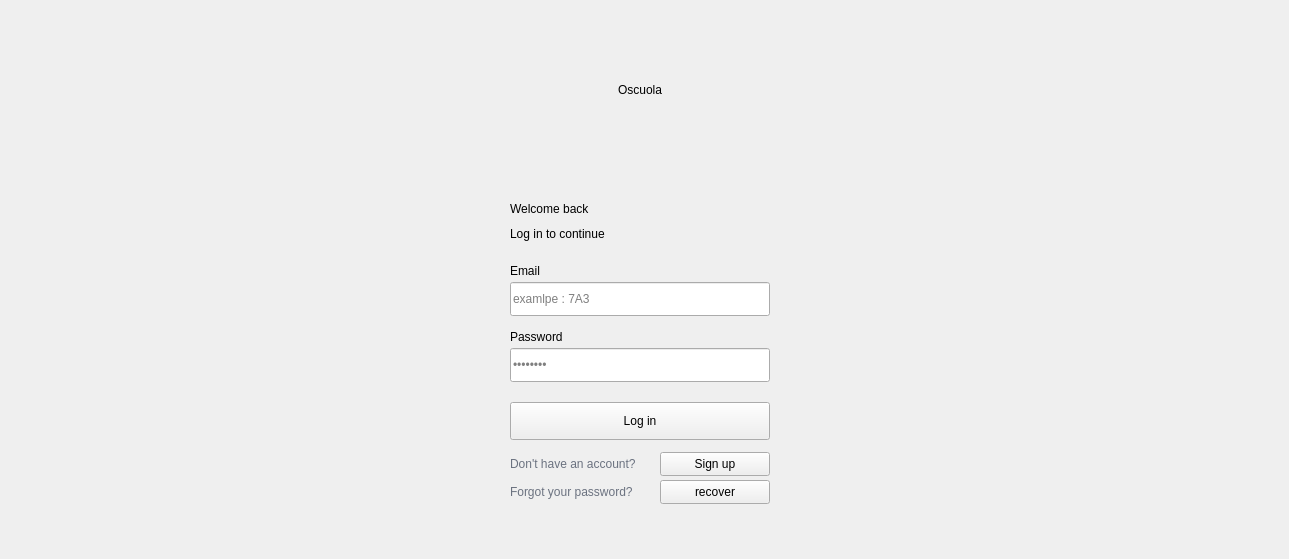
    <widget class="QWidget" name="login">
     <widget class="QLabel" name="app_title">
      <property name="geometry">
       <rect>
        <x>0</x>
        <y>60</y>
        <width>1280</width>
        <height>60</height>
       </rect>
      </property>
      <property name="text">
       <string>Oscuola</string>
      </property>
      <property name="alignment">
       <set>Qt::AlignmentFlag::AlignCenter</set>
      </property>
     </widget>
     <widget class="QFrame" name="login_card">
      <property name="geometry">
       <rect>
        <x>480</x>
        <y>170</y>
        <width>320</width>
        <height>371</height>
       </rect>
      </property>
      <widget class="QLabel" name="form_title">
       <property name="geometry">
        <rect>
         <x>30</x>
         <y>24</y>
         <width>260</width>
         <height>30</height>
        </rect>
       </property>
       <property name="text">
        <string>Welcome back</string>
       </property>
      </widget>
      <widget class="QLabel" name="form_subtitle">
       <property name="geometry">
        <rect>
         <x>30</x>
         <y>54</y>
         <width>260</width>
         <height>20</height>
        </rect>
       </property>
       <property name="text">
        <string>Log in to continue</string>
       </property>
      </widget>
      <widget class="QLabel" name="field_label_login_email">
       <property name="geometry">
        <rect>
         <x>30</x>
         <y>92</y>
         <width>120</width>
         <height>18</height>
        </rect>
       </property>
       <property name="text">
        <string>Email</string>
       </property>
      </widget>
      <widget class="QLineEdit" name="login_email">
       <property name="geometry">
        <rect>
         <x>30</x>
         <y>112</y>
         <width>260</width>
         <height>34</height>
        </rect>
       </property>
       <property name="placeholderText">
        <string>examlpe : 7A3</string>
       </property>
      </widget>
      <widget class="QLabel" name="field_label_login_password">
       <property name="geometry">
        <rect>
         <x>30</x>
         <y>158</y>
         <width>120</width>
         <height>18</height>
        </rect>
       </property>
       <property name="text">
        <string>Password</string>
       </property>
      </widget>
      <widget class="QLineEdit" name="login_passwd">
       <property name="geometry">
        <rect>
         <x>30</x>
         <y>178</y>
         <width>260</width>
         <height>34</height>
        </rect>
       </property>
       <property name="echoMode">
        <enum>QLineEdit::EchoMode::Password</enum>
       </property>
       <property name="placeholderText">
        <string>••••••••</string>
       </property>
      </widget>
      <widget class="QPushButton" name="login_but">
       <property name="geometry">
        <rect>
         <x>30</x>
         <y>232</y>
         <width>260</width>
         <height>38</height>
        </rect>
       </property>
       <property name="cursor">
        <cursorShape>PointingHandCursor</cursorShape>
       </property>
       <property name="text">
        <string>Log in</string>
       </property>
      </widget>
      <widget class="QLabel" name="label_4">
       <property name="geometry">
        <rect>
         <x>30</x>
         <y>282</y>
         <width>150</width>
         <height>24</height>
        </rect>
       </property>
       <property name="styleSheet">
        <string notr="true">font-size: 9pt; color: #6B7280; font-weight: 400;</string>
       </property>
       <property name="text">
        <string>Don't have an account?</string>
       </property>
      </widget>
      <widget class="QPushButton" name="reg_but">
       <property name="geometry">
        <rect>
         <x>180</x>
         <y>282</y>
         <width>110</width>
         <height>24</height>
        </rect>
       </property>
       <property name="cursor">
        <cursorShape>PointingHandCursor</cursorShape>
       </property>
       <property name="text">
        <string>Sign up</string>
       </property>
      </widget>
      <widget class="QLabel" name="label_6">
       <property name="geometry">
        <rect>
         <x>30</x>
         <y>310</y>
         <width>150</width>
         <height>24</height>
        </rect>
       </property>
       <property name="styleSheet">
        <string notr="true">font-size: 9pt; color: #6B7280; font-weight: 400;</string>
       </property>
       <property name="text">
        <string>Forgot your password?</string>
       </property>
      </widget>
      <widget class="QPushButton" name="reg_but_2">
       <property name="geometry">
        <rect>
         <x>180</x>
         <y>310</y>
         <width>110</width>
         <height>24</height>
        </rect>
       </property>
       <property name="cursor">
        <cursorShape>PointingHandCursor</cursorShape>
       </property>
       <property name="text">
        <string>recover</string>
       </property>
      </widget>
     </widget>
     <widget class="QLabel" name="login_alert">
      <property name="geometry">
       <rect>
        <x>480</x>
        <y>520</y>
        <width>320</width>
        <height>30</height>
       </rect>
      </property>
      <property name="text">
       <string/>
      </property>
      <property name="alignment">
       <set>Qt::AlignmentFlag::AlignCenter</set>
      </property>
     </widget>
    </widget>
